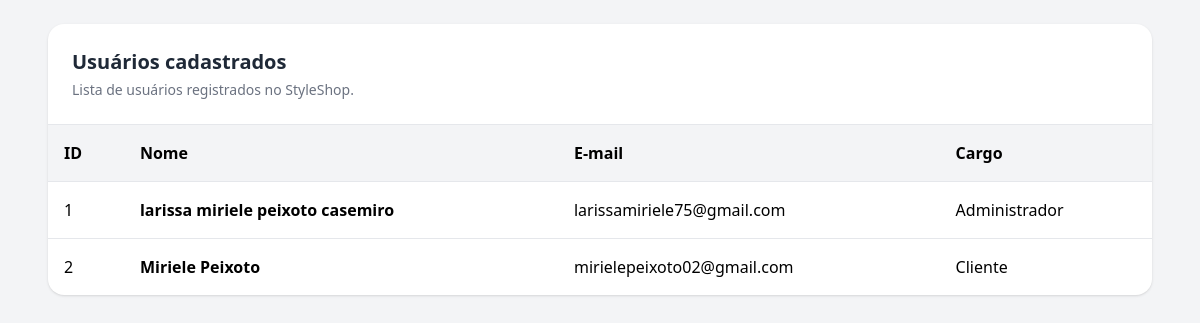
The app's page /public/admin_usuarios.php (signed in) with its own data.
### tables this page shows
CREATE TABLE `usuarios` (
  `id_usuario` int NOT NULL,
  `nome` varchar(100) NOT NULL,
  `nome_social` varchar(100) DEFAULT NULL,
  `cpf` varchar(11) NOT NULL,
  `email` varchar(150) NOT NULL,
  `telefone` varchar(20) DEFAULT NULL,
  `foto_perfil` longtext,
  `nascimento` date NOT NULL,
  `pronomes` enum('ele/dele','ela/dela','elu/delu') DEFAULT NULL,
  `senha_segura` varchar(255) NOT NULL,
  `tipo_usuario` enum('admin','developer','support','moderator','manager','financial','logistics','customer') NOT NULL DEFAULT 'customer',
  `acessibilidade_alto_contraste` tinyint(1) NOT NULL DEFAULT '0',
  `cargo_id` int DEFAULT NULL
);

### public/admin_usuarios.php (the view, shortened to what this page needs)
<?php
require_once "../src/php/conexao.php";
    ?>
    <?php
$sql = "
    SELECT
        id_usuario,
        nome,
        email,
        tipo_usuario
    FROM usuarios
    ORDER BY id_usuario ASC
";
$resultado = $conexao->query($sql);
?>
<!DOCTYPE html>
<html lang="pt-br">
<head>
    <script src="https://cdn.tailwindcss.com"></script>
</head>
<body class="bg-gray-100 min-h-screen">
    <main class="max-w-6xl mx-auto p-6">
        <div class="bg-white rounded-2xl shadow overflow-hidden">
            <div class="p-6 border-b">
                <h2 class="text-xl font-bold text-gray-800">
                    Usuários cadastrados
                </h2>
                <p class="text-gray-500 text-sm mt-1">
                    Lista de usuários registrados no StyleShop.
                </p>
            </div>
            <div class="overflow-x-auto">
                <table class="w-full">
                    <thead class="bg-gray-100">
                        <tr>
                            <th class="text-left p-4">
                                ID
                            </th>
                            <th class="text-left p-4">
                                Nome
                            </th>
                            <th class="text-left p-4">
                                E-mail
                            </th>
                            <th class="text-left p-4">
                                Cargo
                            </th>
                        </tr>
                    </thead>
                    <tbody>
                        <?php while ($usuario = $resultado->fetch_assoc()): ?>
                            <tr class="border-t hover:bg-gray-50">
                                <td class="p-4">
                                    <?= htmlspecialchars($usuario["id_usuario"]) ?>
                                </td>
                                <td class="p-4 font-semibold">
                                    <?= htmlspecialchars($usuario["nome"]) ?>
                                </td>
                                <td class="p-4">
                                    <?= htmlspecialchars($usuario["email"]) ?>
                                </td>
                                <td class="p-4">
                                    <?php
                                    $cargo = $usuario["tipo_usuario"];
                                    $nomesCargos = [
                                        "admin"     => "Administrador",
                                        "developer" => "Desenvolvedor",
                                        "support"   => "Suporte",
                                        "moderator" => "Moderador",
                                        "manager"   => "Gerente",
                                        "financial" => "Financeiro",
                                        "logistics" => "Logística",
                                        "customer"  => "Cliente"
                                    ];
                                    echo htmlspecialchars(
                                        $nomesCargos[$cargo] ?? $cargo
                                    );
                                    ?>
                                </td>
                            </tr>
                        <?php endwhile; ?>
                    </tbody>
                </table>
            </div>
        </div>
    </main>
</body>
</html>

### records on screen
usuarios: id_usuario "1", nome "larissa miriele peixoto casemiro", email "larissamiriele75@gmail.com", tipo_usuario "Administrador"
usuarios: id_usuario "2", nome "Miriele Peixoto", email "mirielepeixoto02@gmail.com", tipo_usuario "Cliente"
